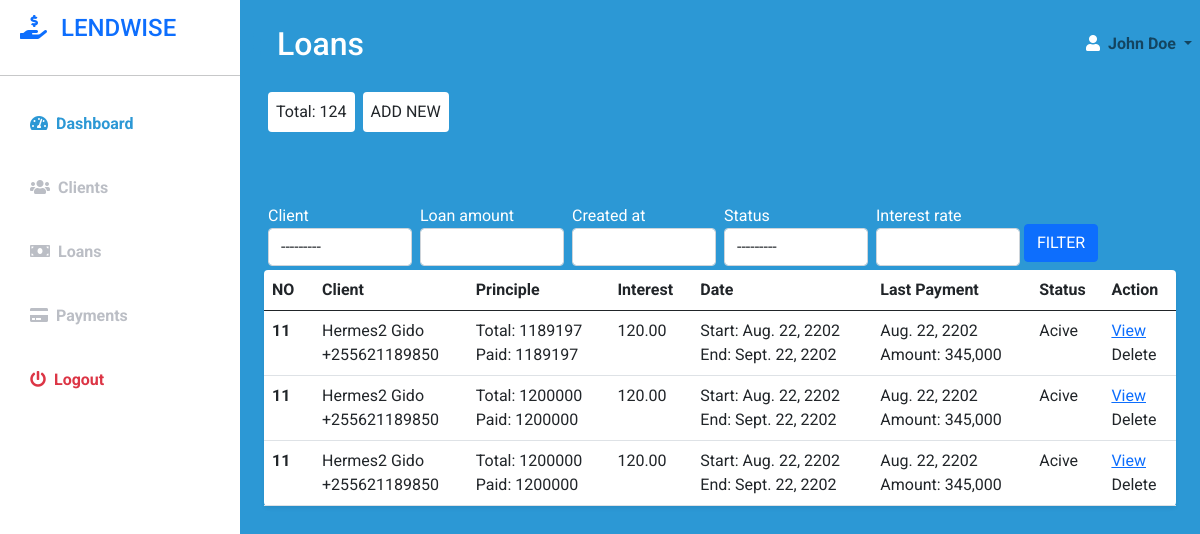
/loans/ (signed in), run on an earlier commit of the app's database.
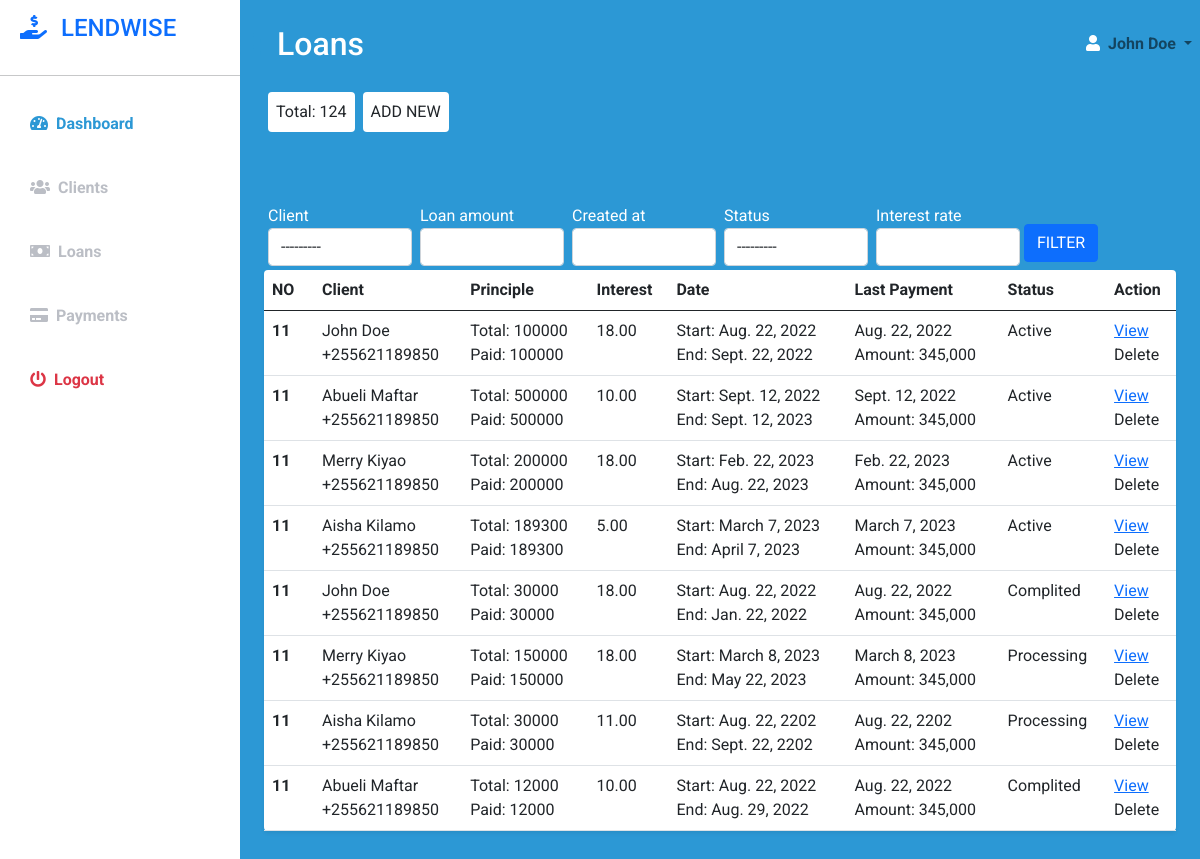
And on a later commit of the database.
### main/models.py (models this page shows, shortened)
class Loan(models.Model):
    client = models.ForeignKey(Client, on_delete=models.CASCADE)
    loan_amount = models.IntegerField(default="")
    interest_rate = models.DecimalField(max_digits=5, decimal_places=2)
    term = models.IntegerField()
    start_date = models.DateField()
    end_date = models.DateField()
    payment_schedule = models.CharField(max_length=255)
    statuses  = (("Processing", "Processing"), ("Active", "Active"),("Complited", "Complited"))
    status = models.CharField(max_length=255, choices=statuses)
    created_at = models.DateTimeField(auto_now=True, null=True)
    edited_at = models.DateTimeField(auto_now_add=True, null=True)

class Client(models.Model):
    first_name = models.CharField(max_length=50, blank=True, null=True)
    middle_name = models.CharField(max_length=50, blank=True, null=True)
    last_name = models.CharField(max_length=50, blank=True, null=True)
    date_of_birth = models.DateField(blank=True, null=True)
    phone_number = models.CharField(max_length=20, blank=True, null=True)
    email = models.EmailField(max_length=20, blank=True, null=True)
    country = models.CharField( max_length=200, null=True, blank=True)
    region = models.CharField( max_length=200, null=True, blank=True)
    genders = (("MALE", "MALE"), ("FEMALE", "FEMALE"),)
    gender = models.CharField(max_length=10, choices=genders ,blank=True, null=True)
    email = models.EmailField(blank=True, null=True)
    ids = (("National ID", "National ID"),("Passport", "Passport"),("VOTERS ID", "VOTERS ID"),("DRIVING LICENCE", "DRIVING LICENCE"),)
    identification = models.CharField(choices=ids, max_length=200, default="Null")
    identification_number = models.CharField(max_length=200, null=True, blank=True)
    created_at = models.DateTimeField(auto_now=True, null=True)
    edited_at = models.DateTimeField(auto_now_add=True, null=True)
    def __str__(self):
        return f"{self.first_name} {self.last_name}"

### main/views.py (the view)
# urls.py: path('loans/', views.loans, name='loans'),
@login_required
def loans(request):
    loans_list = Loan.objects.all()
    filter =  LoanFilter
    if request.method == "GET":
        filter =  LoanFilter(request.GET, queryset=loans_list)
        loans_list = filter.qs
    context = {
        "loans": loans_list,
        "filter":filter,
    }
    return render(request, 'main/loans.html', context)

### templates/main/loans.html (shortened to what the changed rows need)
{% include 'base.html' %}
{% block content %}
  {% load static %}
  {% load widget_tweaks %}
    <div class="d-flex" id="wrapper">
        <div id="page-content-wrapper">
            <nav class="navbar navbar-expand-lg navbar-light bg-transparent py-4 ">
                <div class="d-flex align-items-center">
                    <h2 class="fs-2 m-0 text-white">Loans</h2>
                </div>
            </nav>
            <div class="container-fluid px-4">
                <div class="row my-5">
                    <form action="" method="get">
                <div class="d-flex flex-wrap ">
                    {% for field in filter.form %}
                    <div class="col-2 p-1">
                        <div class="text-white">{{field.label}}</div>
                        {% render_field field class=" form-control" %}
                    </div>
                    {% endfor %}
                    <br>
                </div>
            </form>
<br>
<br>
                    <div class="col table-responsive w-100">
                        <table class="table bg-white rounded shadow-sm  table-hover text-capitalize ">
                            <thead>
                                <tr>
                                    <th scope="col" width="50">NO</th>
                                    <th scope="col">Client</th>
                                    <th scope="col">Principle</th>
                                    <th scope="col">Interest</th>
                                    <th scope="col">Date</th>
                                    <th scope="col">Last Payment</th>
                                    <th scope="col">Status</th>
                                    <th scope="col">Action</th>
                                </tr>
                            </thead>
                            <tbody>
                            {% for loan in loans %}
                                <tr>
                                    <th scope="row">11</th>
                                    <td>{{loan.client.first_name}} {{loan.client.last_name}} <br>{{loan.client.phone_number}}
                                    </td>
                                    <td>
                                        Total: {{loan.loan_amount}} <br>
                                        Paid: {{loan.loan_amount}}
                                    </td>
                                    <td>{{loan.interest_rate}}</td>
                                    <td>
                                        Start: {{loan.start_date|date}} <br>
                                        End: {{loan.end_date | date}}
                                    </td>
                                    <td> {{loan.start_date|date}} <br>
                                    Amount: 345,000</td>
                                    <td>{{loan.status}}</td>
                                    <td> <a href="{% url 'view_loan' loan.id %}">View</a> <br> delete</td>
                                </tr>
                                {% endfor %}
                            </tbody>
                        </table>
                    </div>
                </div>
            </div>
        </div>
    </div>
    {% endblock content %}

What changed in the data, as far as the page shows it:
removed Loan: client.first_name "Hermes2", client.last_name "Gido", client.phone_number "+255621189850", loan_amount "1189197", interest_rate "120.00", start_date "Aug. 22, 2202", end_date "Sept. 22, 2202", status "Acive"
removed Loan: client.first_name "Hermes2", client.last_name "Gido", client.phone_number "+255621189850", loan_amount "1200000", interest_rate "120.00", start_date "Aug. 22, 2202", end_date "Sept. 22, 2202", status "Acive"
removed Loan: client.first_name "Hermes2", client.last_name "Gido", client.phone_number "+255621189850", loan_amount "1200000", interest_rate "120.00", start_date "Aug. 22, 2202", end_date "Sept. 22, 2202", status "Acive"
added Loan: client.first_name "John", client.last_name "Doe", client.phone_number "+255621189850", loan_amount "100000", interest_rate "18.00", start_date "Aug. 22, 2022", end_date "Sept. 22, 2022", status "Active"
added Loan: client.first_name "Abueli", client.last_name "Maftar", client.phone_number "+255621189850", loan_amount "500000", interest_rate "10.00", start_date "Sept. 12, 2022", end_date "Sept. 12, 2023", status "Active"
added Loan: client.first_name "Merry", client.last_name "Kiyao", client.phone_number "+255621189850", loan_amount "200000", interest_rate "18.00", start_date "Feb. 22, 2023", end_date "Aug. 22, 2023", status "Active"
added Loan: client.first_name "Aisha", client.last_name "Kilamo", client.phone_number "+255621189850", loan_amount "189300", interest_rate "5.00", start_date "March 7, 2023", end_date "April 7, 2023", status "Active"
added Loan: client.first_name "John", client.last_name "Doe", client.phone_number "+255621189850", loan_amount "30000", interest_rate "18.00", start_date "Aug. 22, 2022", end_date "Jan. 22, 2022", status "Complited"
added Loan: client.first_name "Merry", client.last_name "Kiyao", client.phone_number "+255621189850", loan_amount "150000", interest_rate "18.00", start_date "March 8, 2023", end_date "May 22, 2023", status "Processing"
added Loan: client.first_name "Aisha", client.last_name "Kilamo", client.phone_number "+255621189850", loan_amount "30000", interest_rate "11.00", start_date "Aug. 22, 2202", end_date "Sept. 22, 2202", status "Processing"
added Loan: client.first_name "Abueli", client.last_name "Maftar", client.phone_number "+255621189850", loan_amount "12000", interest_rate "10.00", start_date "Aug. 22, 2022", end_date "Aug. 29, 2022", status "Complited"
